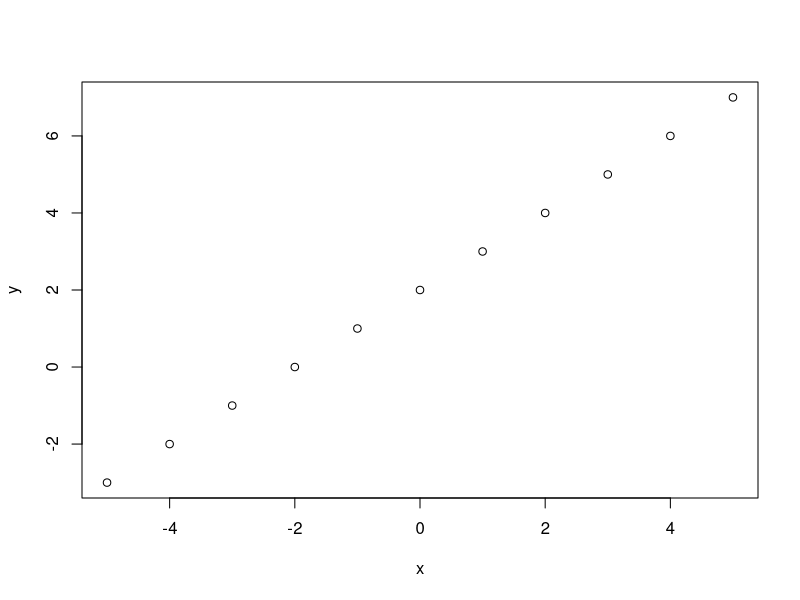
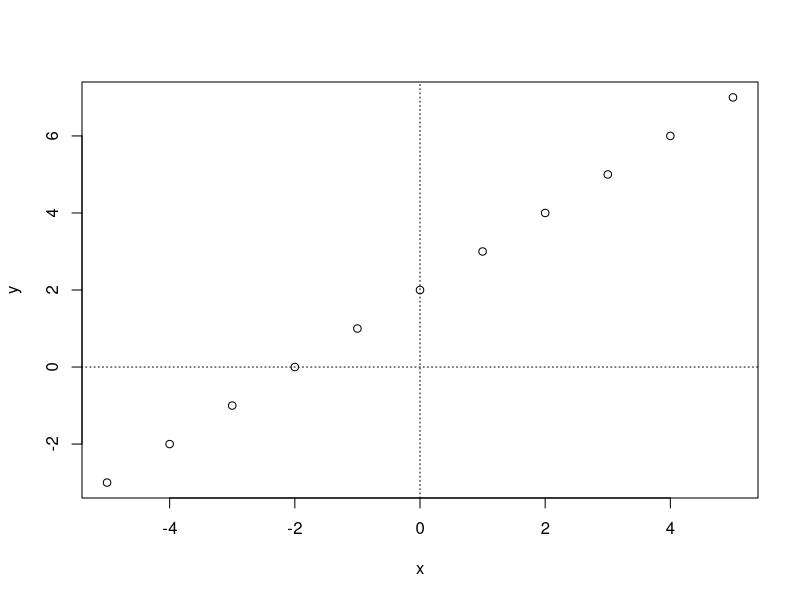
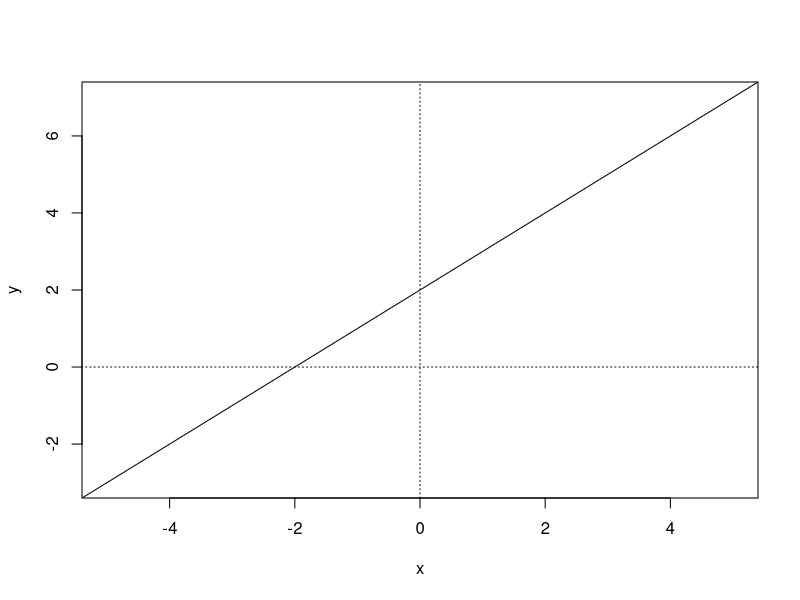
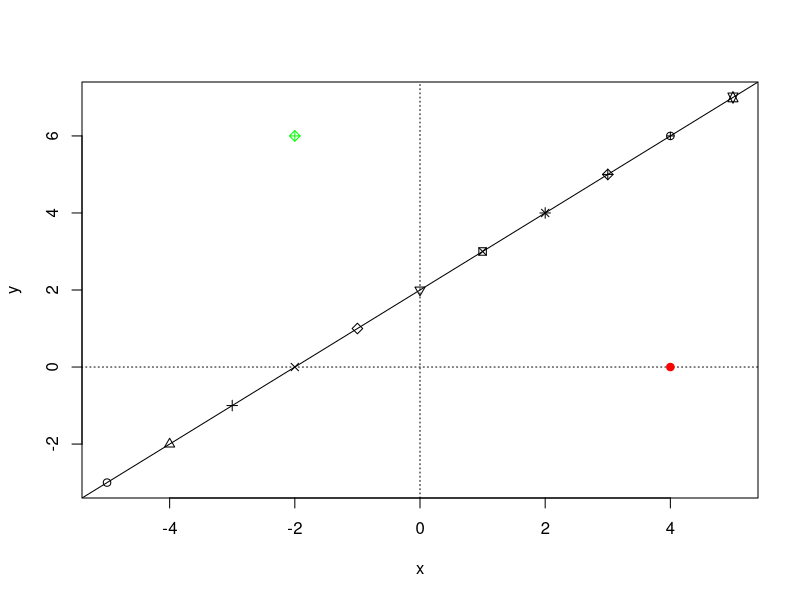
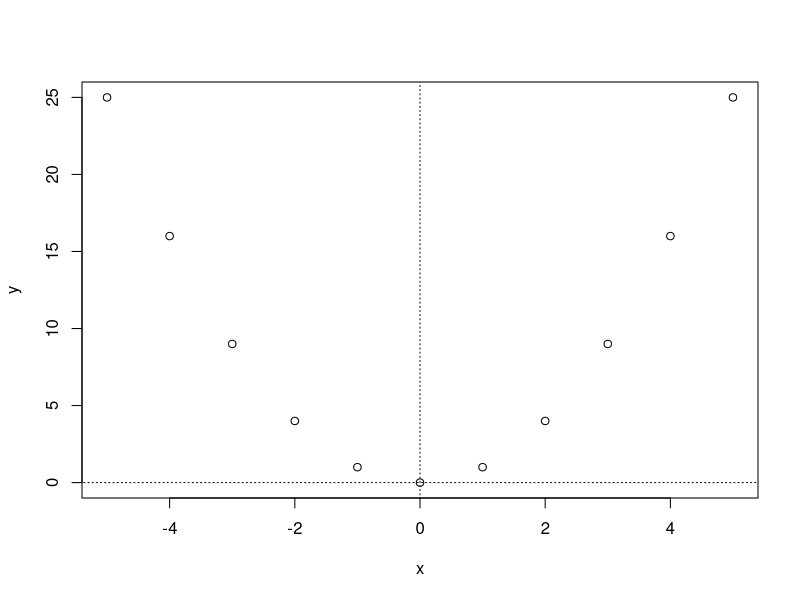
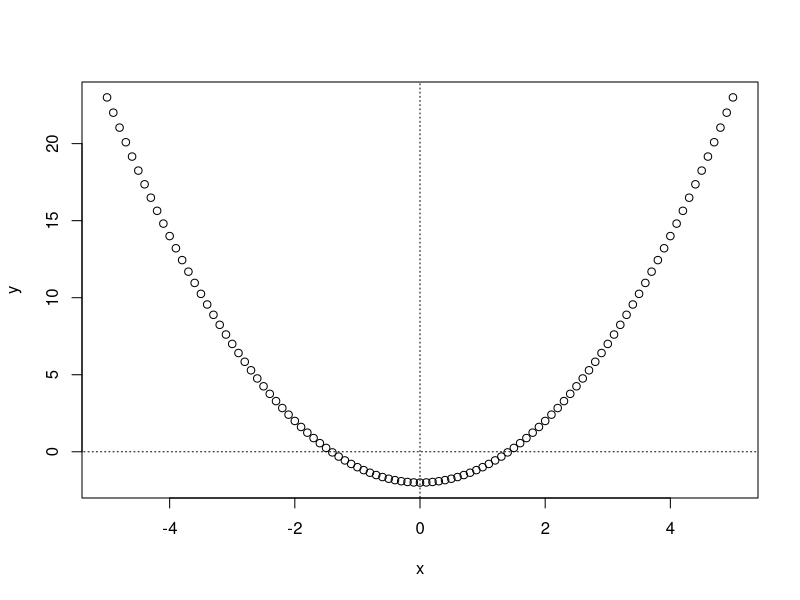
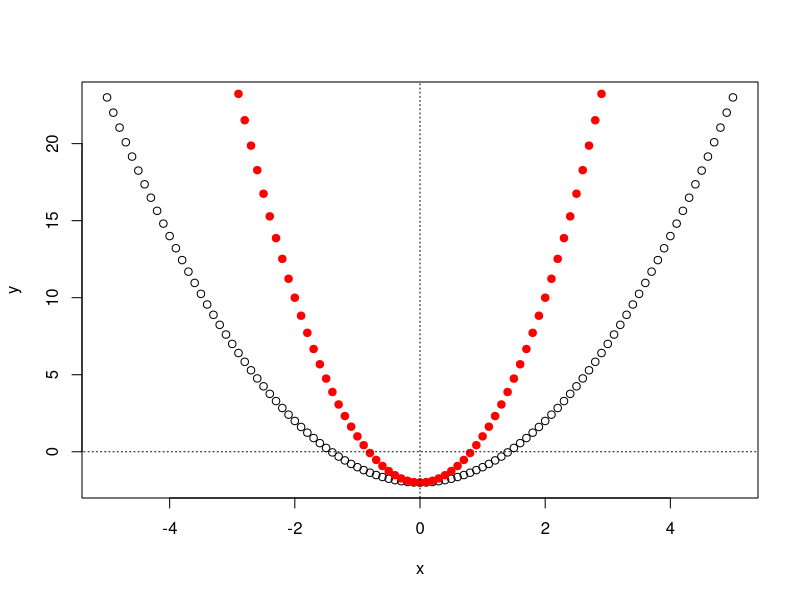
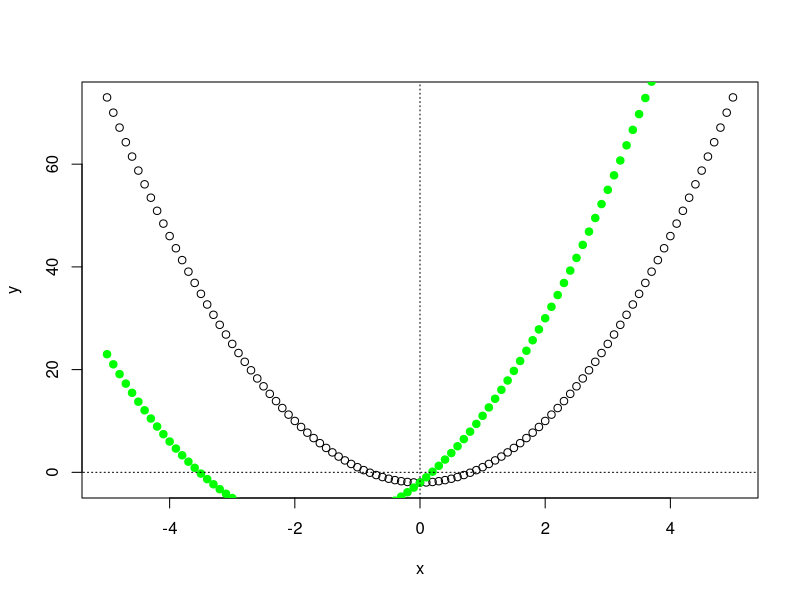

Source code (R) for these figures, in order:
rm(list=ls())
graphics.off()
x<-seq(from = -5, to = 5, by = 1)
x
x[[1]]
x[[2]]
x[[9]]
x[[length(x)]]
i<-1
x[[i]]
i<- seq(0,10,1)
i
x[[i[[2]]]]
a<-2
b<-1
y<-a+b*x
plot(x,y)
plot(x,y)
segments(0,-10,0,10, lty=3)
segments(-10,0,10,0,lty=3)
plot(x,y, col="white")
segments(0,-10,0,10, lty=3)
segments(-10,0,10,0,lty=3)
abline(a = 2, b=1)
plot(x,y, col="white")
segments(0,-10,0,10, lty=3)
segments(-10,0,10,0,lty=3)
abline(a = 2, b=1)
points(4,0, col="red", pch=19)
points(-2,6, col="green", pch=9)
points(x,y, pch=c(1,2,3,4,5,6,7,8,9,10,11))
y<-x^2
plot(x,y)
segments(0,-30,0,30, lty=3)
segments(-30,0,30,0,lty=3)
x<-seq(from = -5, to = 5, by = 0.1)
a<- -2
y<-a+x^2
plot(x,y)
segments(0,-30,0,30, lty=3)
segments(-30,0,30,0,lty=3)
plot(x,y)
a<- -2
b<-3
y<-a+b*x^2
points(x,y, pch=19, col="red")
segments(0,-30,0,30, lty=3)
segments(-30,0,30,0,lty=3)
plot(x,y)
a<- -2
b1<- 10
b2<-3
y<-a+b1*x+b2*x^2
points(x,y, pch=19, col="green")
segments(0,-100,0,100, lty=3)
segments(-100,0,100,0,lty=3)

